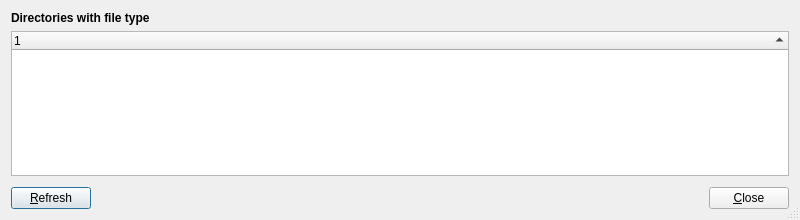
<?xml version="1.0" encoding="UTF-8"?>
<ui version="4.0">
 <class>LocateFileTypeWindow</class>
 <widget class="QDialog" name="LocateFileTypeWindow">
  <property name="geometry">
   <rect>
    <x>0</x>
    <y>0</y>
    <width>800</width>
    <height>220</height>
   </rect>
  </property>
  <property name="windowTitle">
   <string>Locate Files by Type</string>
  </property>
  <property name="sizeGripEnabled">
   <bool>true</bool>
  </property>
  <layout class="QVBoxLayout" name="verticalLayout">
   <item>
    <widget class="QLabel" name="heading">
     <property name="font">
      <font>
       <weight>75</weight>
       <bold>true</bold>
      </font>
     </property>
     <property name="text">
      <string>Directories with file type</string>
     </property>
    </widget>
   </item>
   <item>
    <widget class="QTreeWidget" name="treeWidget">
     <property name="rootIsDecorated">
      <bool>false</bool>
     </property>
     <property name="sortingEnabled">
      <bool>true</bool>
     </property>
     <column>
      <property name="text">
       <string notr="true">1</string>
      </property>
     </column>
    </widget>
   </item>
   <item>
    <layout class="QHBoxLayout" name="horizontalLayout">
     <property name="topMargin">
      <number>5</number>
     </property>
     <item>
      <widget class="QPushButton" name="refreshButton">
       <property name="text">
        <string>&amp;Refresh</string>
       </property>
      </widget>
     </item>
     <item>
      <spacer name="horizontalSpacer">
       <property name="orientation">
        <enum>Qt::Horizontal</enum>
       </property>
       <property name="sizeHint" stdset="0">
        <size>
         <width>0</width>
         <height>0</height>
        </size>
       </property>
      </spacer>
     </item>
     <item>
      <widget class="QPushButton" name="closeButton">
       <property name="text">
        <string>&amp;Close</string>
       </property>
      </widget>
     </item>
    </layout>
   </item>
  </layout>
 </widget>
 <resources/>
 <connections>
  <connection>
   <sender>closeButton</sender>
   <signal>clicked()</signal>
   <receiver>LocateFileTypeWindow</receiver>
   <slot>reject()</slot>
   <hints>
    <hint type="sourcelabel">
     <x>349</x>
     <y>277</y>
    </hint>
    <hint type="destinationlabel">
     <x>199</x>
     <y>149</y>
    </hint>
   </hints>
  </connection>
 </connections>
</ui>
